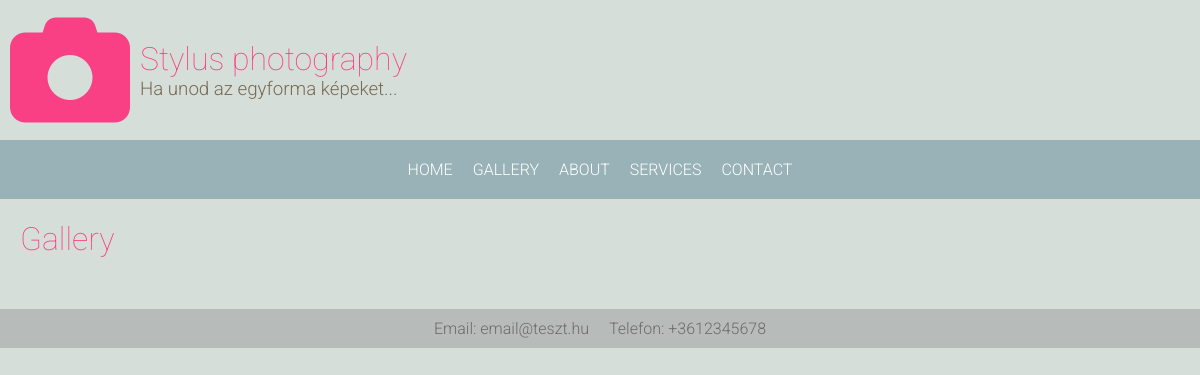
The page /gallery on the database its author committed.
### pages/models.py (models this page shows, shortened)
class SiteInfo(models.Model):
    site_name = models.CharField("Oldalnév", max_length=200)                # kötelezően kitöltendő mező
    image = models.ImageField("Logo", upload_to="logo", blank=True)    # megadom a kép nevét és a mentés helyét...
    subtitle = models.CharField("Alcím", max_length=200)                    # kötelezően kitöltendő mező
    email = models.EmailField("Email", max_length=200, blank=True)          # opcionálisan kitöltendő mező
    phone = models.CharField("Telefon", max_length=200, blank=True)         # opcionálisan kitöltendő mező
    class Meta:
        verbose_name_plural = "Oldal adatok"                                # admin felületen a PAGES részben lévő adat neve ( lényegében a jelen osztály nevét írjuk így felül megjelenítéskor)

### pages/views.py (the view)
# urls.py: path('gallery', gallery_view),
def gallery_view(request):
    return render(request, 'gallery.html')

### pages/context_processors.py (called while the page is built)
def global_context(request):
    site_infos = SiteInfo.objects.all()
    if not site_infos:
        return {}
    return {
        "site_name": site_infos[0].site_name,
        "logo": site_infos[0].image,
        "site_subtitle": site_infos[0].subtitle,
        "email": site_infos[0].email,
        "phone": site_infos[0].phone,
    }

### templates/gallery.html (shortened to what this page needs)
{% extends '_base.html' %}
{% block content %}
    <h1>Gallery</h1>
{% endblock content %}

### templates/_base.html (shortened to what this page needs)
{% load static %}
<!DOCTYPE html>
<html lang="en">
<head>
    <link rel="stylesheet" href="{% static 'main.css' %}">
</head>
<body>
    <div class="site_header_layout">
        <i class="fas fa-camera site-logo"></i>
        <div>
            <h1 style="margin: 0">{{ site_name }}</h1>
            <h3>{{ site_subtitle }}</h3>
        </div>
    </div>
    {% include '_navbar.html' %}
<div class="content_container">
    {% block content %}
    {% endblock content %}
</div>
    <div class="site_footer_layout">
        <p>Email: {{ email }}</p>
        <p>Telefon: {{ phone }}</p>
    </div>
</body>
</html>

### static/main.css (style rules this page uses)
body { background-color: #D5DED9; color: #7A6A53; font-family: 'Roboto', sans-serif; font-weight: 300; margin: 0; }
h1, h2, h3 { font-weight: 100; }
h1 { color: #f94085; }
h3 { margin: 0px; font-weight: 300; }
.site-logo { color: #f94085; font-size: 120px; margin: 10px; }
.site_header_layout { display: flex; align-items: center; }
.site_footer_layout { display: flex; justify-content: center; background-color: #b7bbb9; color: #6a6c6b; }
.site_footer_layout p { margin: 10px; }
.content_container { margin-right: 20px; margin-left: 20px; margin-bottom: 10px; margin-top: 10px; }

### rows shown on the page
SiteInfo: site_name "Stylus photography", subtitle "Ha unod az egyforma képeket...", email "email@teszt.hu", phone "+3612345678"
